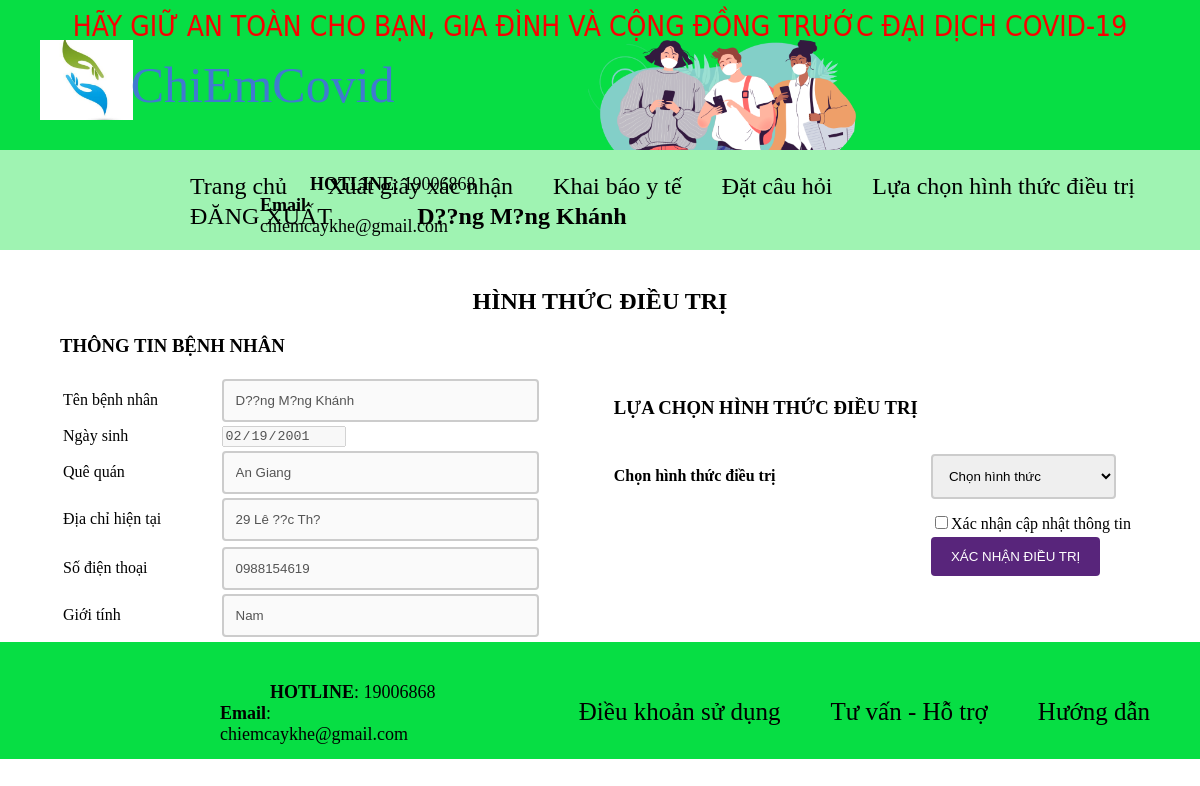
/HTDT/index.php?htdt (signed in), run on the app's committed database.
### tables this page shows
CREATE TABLE `benhnhan` (
  `MaBenhNhan` int(11) NOT NULL auto_increment,
  `TenBenhNhan` varchar(60) NOT NULL,
  `Email` varchar(40) NOT NULL,
  `SoDienThoai` varchar(15) NOT NULL,
  `QueQuan` varchar(50) NOT NULL,
  `NgaySinh` date NOT NULL,
  `DiaChi` varchar(100) NOT NULL,
  `TrangThai` tinyint(4) default NULL,
  `NoiDieuTri` varchar(100) default NULL,
  `GioiTinh` tinyint(4) NOT NULL,
  `CMND` varchar(30) NOT NULL,
  `QuocTich` varchar(30) default NULL,
  `MaBV` varchar(20) default NULL,
  `MaPhuong` varchar(35) default NULL,
  `SoDienThoai_TK` varchar(15) default NULL,
  PRIMARY KEY  (`MaBenhNhan`),
  KEY `SoDienThoai_TK` (`SoDienThoai_TK`),
  KEY `MaPhuong` (`MaPhuong`)
);

### HTDT/Controller/cBenhnhan.php (called while the page is built, shortened)
<?php
	include_once("Model/mBenhnhan.php");
	class cBenhnhan{
		function view_benhnhan_hinhthucdieutri($mabn){
			$p = new mBenhnhan();
			$table = $p -> select_benhnhan_hinhthucdieutri($mabn);
			return $table;
		}
		function view_tanghientai_bybenhnhan($mabn){
			$p = new mBenhnhan();
			$sotang = $p -> select_tanghientai_bybenhnhan($mabn);
			return $sotang;
		}
		function control_hienthi_benhnhan(){
			$p = new mBenhnhan();
			$table = $p -> hien_thi_benh_nhan();
			return $table;
		}
	}
?>

### HTDT/Model/ketnoi.php (called while the page is built, shortened)
<?php
    class ketnoi{
        function moketnoi(&$conn, $tenDN,$pass){
            $conn = mysql_connect("localhost","covid","123456");
            if($conn){
                return mysql_select_db("htdieuphoibncovid");
            }else{
                return false;
            }
        }
    }
 ?>

### HTDT/Model/mBenhnhan.php (called while the page is built, shortened)
<?php
	include_once("ketnoi.php");
	class mBenhnhan{
		function select_benhnhan_hinhthucdieutri($mabn){
			$p = new ketnoi();
			if($p -> moketnoi($conn,$_SESSION['matk'],$_SESSION['password'])){
				$string = "SELECT * FROM benhnhan WHERE MaBenhNhan = '".$mabn."'";
				$table = mysql_query($string);
				return $table;
			}else{
				return false;
			}
		}
		function select_tanghientai_bybenhnhan($mabn){
			$p = new ketnoi();
			if($p -> moketnoi($conn,$_SESSION['matk'],$_SESSION['password'])){
				$string = "SELECT SoTang FROM benhnhan JOIN benhvien ON benhnhan.MaBV = benhvien.MaBV ";
				$string.= "WHERE MaBenhNhan = '".$mabn."'";
				$table = mysql_query($string);
				return $table;
			}else{
				return false;
			}
		}
		function hien_thi_benh_nhan(){
			$p = new ketnoi();
			if($p -> moketnoi($conn,$_SESSION['matk'],$_SESSION['password'])){
				$string = "SELECT * FROM benhnhan WHERE SoDienThoai_TK = '".$_SESSION['matk']."' ";
				$table = mysql_query($string);
				return $table;
			}else{
				return false;
			}
		}
	}
?>

### HTDT/View/vHinhthucdieutri.php (the view, shortened to what this page needs)
<?php
   include_once("Controller/cBenhnhan.php");
   $mabn = $_SESSION['MaBenhNhan'];
   $p = new cBenhnhan();
   $table = $p-> view_benhnhan_hinhthucdieutri($mabn);
   $sotang1 = $p -> view_tanghientai_bybenhnhan($mabn);
 ?>
<div style="width: 90%; margin: auto;"><br>
   <h2 id="tang" style="text-align: center;">HÌNH THỨC ĐIỀU TRỊ</h2>
   <form id="form" action="#" method="post" enctype="multipart/form-data">
      <table style="width: 45%; float: left;">
      <h3>THÔNG TIN BỆNH NHÂN</h3>
      <?php
         if($table){
            if(mysql_num_rows($table)){
               while($row = mysql_fetch_assoc($table)){
                  echo "<tr>";
                  echo "<td>Tên bệnh nhân</td>";
                  echo "<td>";
                  echo "<input type='text' name='txtTenBenhNhan' value='".$row['TenBenhNhan']."' disabled>";
                  echo "</td>";
                  echo "</tr>";
                  echo "<tr>";
                  echo "<td>Ngày sinh</td>";
                  echo "<td>";
                  echo "<input type='date' name='txtNgaySinh' value='".$row['NgaySinh']."' disabled>";
                  echo "</td>";
                  echo "</tr>";
                  echo "<tr>";
                  echo "<td>Quê quán</td>";
                  echo "<td>";
                  echo "<input type='text' name='txtQueQuan' value='".$row['QueQuan']."' disabled>";
                  echo "</td>";
                  echo "</tr>";
                  echo "<tr>";
                  echo "<td>Địa chỉ hiện tại</td>";
                  echo "<td>";
                  echo "<input type='text' name='txtDiaChi' value='".$row['DiaChi']."' disabled>";
                  echo "</td>";
                  echo "<tr>";
                  echo "<tr>";
                  echo "<td>Số điện thoại</td>";
                  echo "<td>";
                  echo "<input type='text' name='txtSDT' value='".$row['SoDienThoai']."' disabled>";
                  echo "</td>";
                  echo "</tr>";
                  echo "<tr>";
                  echo "<td>Giới tính</td>";
                  echo "<td>";
                  if($row['GioiTinh'] == 1){
                     echo "<input type='text' name='txtSDT' value='Nam' disabled>";
                  }else{
                     echo "<input type='text' name='txtSDT' value='Nữ' disabled>";
                  }
                  echo "</td>";
                  echo "</tr>";
                }
             }
       ?>
   </table>
   <table style="margin: auto;text-align: left; width: 49%; float:right;">
         <tr><td><h3>LỰA CHỌN HÌNH THỨC ĐIỀU TRỊ</h3></td></tr>
         <tr>
            <?php
                  echo "<td><input type='hidden' name='TenBVHT' value='".$row['TenBV']."'></td>";
               }
             ?>
         </tr>
         <tr>
            <td><h4>Chọn hình thức điều trị</h4></td>
            <td><select name="cboHT" onChange="myFunction();">
                  <option value="">Chọn hình thức</option>
               </select></td>
         </tr>
         <tr>
            <td></td>
            <td><input type="checkbox" name="check">Xác nhận cập nhật thông tin</td>
         </tr>
      </form>
         <tr>
            <td></td>
            <td><input type="submit" name="submit" value="XÁC NHẬN ĐIỀU TRỊ">
            </td>
         </tr>
   <br><br><br>
</div>

### HTDT/View/vBenhnhan.php (shortened to what this page needs)
<?php
	include_once("Controller/cBenhnhan.php");
	$p = new cBenhnhan();
	$table = $p -> control_hienthi_benhnhan();
	if($table){
		if(mysql_num_rows($table)>0){
			echo "<div style='width:300px;text-align:center'>";
			while($row = mysql_fetch_assoc($table)){
				echo "<b><a href='index.php?MaBenhNhan=".$row['MaBenhNhan']."'>".$row['TenBenhNhan']."</a></b><br>";
			}
			echo "</div>";
		}
	}
?>

### HTDT/CSS/style1.css (style rules this page uses)
body { padding:0px; margin:0 auto; box-sizing:border-box; }
.nav ul li a { color: #000000; text-decoration: none; }

### HTDT/index.php (style rules this page uses)
a { text-decoration: none; font-size: 24px; }
input[type=text], input[type=password], select, textarea { width: 90%; padding: 12px; border: 2px solid #ccc; border-radius: 4px; resize: vertical; }
input[type=submit] { background-color: #58257b; color: white; padding: 12px 20px; border: none; border-radius: 4px; cursor: pointer; float: left; }

### data on the page
benhnhan: TenBenhNhan "D??ng M?ng Khánh", txtTenBenhNhan "D??ng M?ng Khánh", txtNgaySinh "02/19/2001", txtQueQuan "An Giang", txtDiaChi "29 Lê ??c Th?", txtSDT "0988154619"
